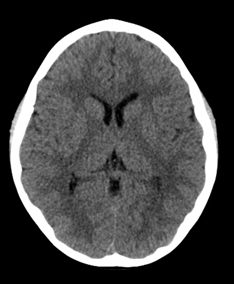
%> input picture image_processing/Fusion/ct.jpg, 234 x 284 px
$ octave fusion.m   (GNU Octave 9; MATLAB toolbox functions it lacks are replaced by stand-ins)
%> lines starting %> are read from the running program, lines starting %| are printed output that depends on the picture
image1 = imread('ct.jpg');
%> image1 is the input picture: size 284x234x3 uint8; min 0, max 255, mean 70.1
image2 = imread('mri.jpg');
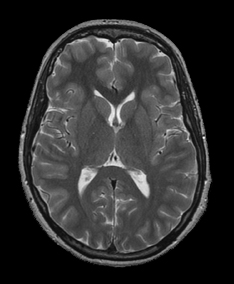
%> input picture image_processing/Fusion/mri.jpg, 234 x 284 px
%> image2 is the input picture: size 284x234x3 uint8; min 0, max 254, mean 46.6

image1 = double(image1);
%> image1: size 284x234x3 double
image2 = double(image2);
%> image2: size 284x234x3 double

fusedImage = imadd(image1,image2)./2;       % Weighted-pixel averaging
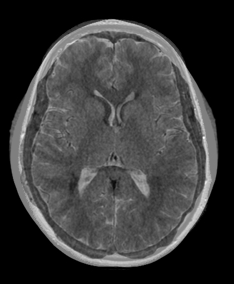
%> fusedImage: size 284x234x3 double; min 0, max 254, mean 58.3

subplot(1,3,1);
imshow(image1/255,[ ]);

subplot(1,3,2);
imshow(image2/255,[ ]);

subplot(1,3,3);
imshow(fusedImage/255,[ ]);
